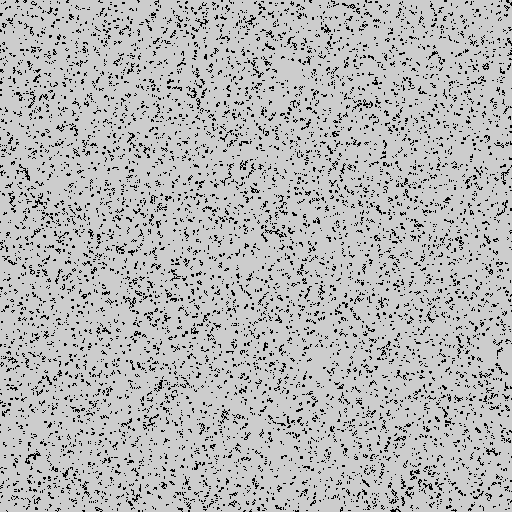
Frame 1 (no input)
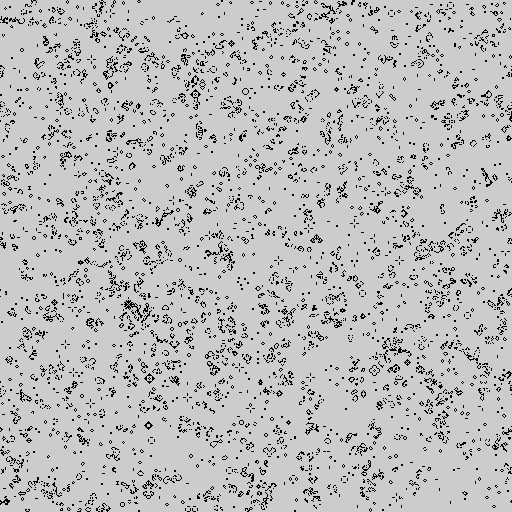
Frame 60 (the mouse pressed at the canvas centre just before this capture)
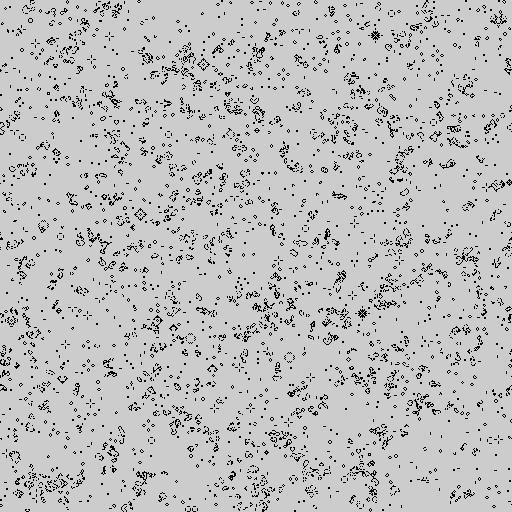
Frame 120 (the mouse held since frame 60 and released just before this capture)

The Processing sketch that drew these frames (run headless with seeded random() and noise(); from frame 60 on, the mouse is pressed at the canvas centre):

// Processing sketch: processing_81709
// ── processing_81709.pde

color alive = color(0);
color dead  = color(204);
int[] offsets={-1,0,1,-1,1,-1,0,1};
void setup()
{
  size(512,512);
  offsets[0]-=width;
  offsets[1]-=width;
  offsets[2]-=width;
  offsets[5]+=width;
  offsets[6]+=width;
  offsets[7]+=width;
  loadPixels();
  for(int p=0 ; p< pixels.length ; p++)
  {
    int die = int(random(1,8));
    pixels[p] = (die==1)?alive:dead;
  }
  updatePixels();
}

void draw()
{
  loadPixels();
  int[] n = new int[pixels.length];
  
  for(int p=0 ; p< pixels.length ; p++)
  {
    n[p]=0;
    for(int f=0; f<offsets.length; f++)
    {
      int px = constrain(p+offsets[f],0,pixels.length-1);
      n[p]+= (pixels[px]==alive)?1:0;
    }
  }
  for(int p=0 ; p< pixels.length ; p++)
  {
    if(pixels[p]==alive)
    {
      if(n[p]<2) pixels[p]=dead;
      if(n[p]>3) pixels[p]=dead;
      if(n[p]==2||n[p]==3) pixels[p]=alive;
    }
    else
    {
      if(n[p]==3) pixels[p]=alive;
    }
  }
  updatePixels();
}
